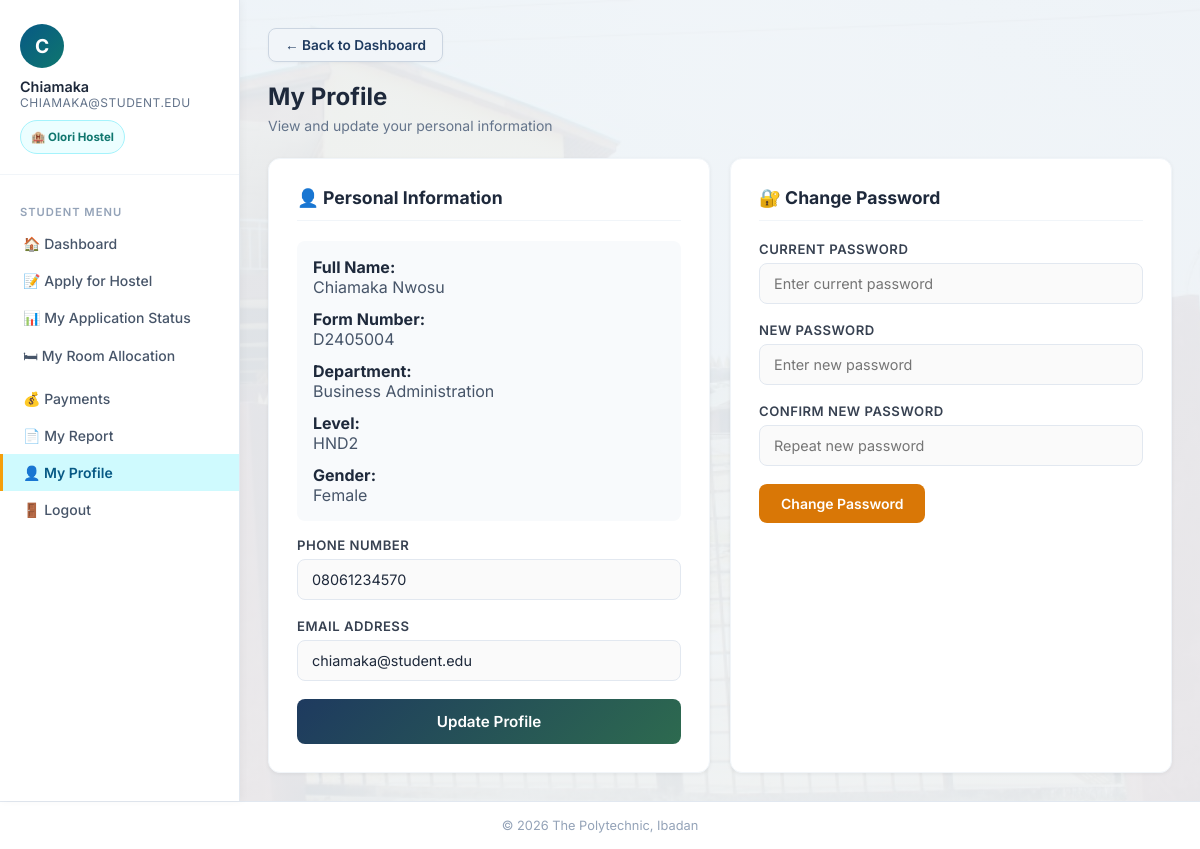
The app's page /student/profile.php (signed in) with its own data.
### tables this page shows
CREATE TABLE students (
    student_id INT AUTO_INCREMENT PRIMARY KEY,
    matric_no VARCHAR(13) NULL UNIQUE,
    form_no VARCHAR(30) NULL UNIQUE,
    full_name VARCHAR(200) NOT NULL,
    department VARCHAR(150) NOT NULL,
    level VARCHAR(20) NOT NULL,
    gender ENUM('Male','Female') NOT NULL,
    phone VARCHAR(20) NOT NULL,
    email VARCHAR(150) NOT NULL UNIQUE,
    password VARCHAR(255) NOT NULL,
    created_at DATETIME DEFAULT CURRENT_TIMESTAMP
);

CREATE TABLE allocations (
    allocation_id INT AUTO_INCREMENT PRIMARY KEY,
    student_id INT NOT NULL,
    room_id INT NOT NULL,
    bunk_number VARCHAR(10) NULL,
    allocation_date DATETIME DEFAULT CURRENT_TIMESTAMP,
    status ENUM('Active','Vacated') NOT NULL DEFAULT 'Active',
    FOREIGN KEY (student_id) REFERENCES students(student_id) ON DELETE CASCADE,
    FOREIGN KEY (room_id) REFERENCES rooms(room_id) ON DELETE CASCADE,
    INDEX idx_alloc_room_status (room_id,status),
    INDEX idx_alloc_student_status (student_id,status)
);

CREATE TABLE hostels (
    hostel_id INT AUTO_INCREMENT PRIMARY KEY,
    hostel_name VARCHAR(150) NOT NULL UNIQUE,
    hostel_type ENUM('Male','Female') NOT NULL,
    total_rooms INT NOT NULL DEFAULT 0,
    created_at DATETIME DEFAULT CURRENT_TIMESTAMP
);

### student/profile.php (the view, shortened to what this page needs)
<?php
require_once '../includes/db.php';
$sid = $_SESSION['student_id'];
$student = $pdo->prepare("SELECT * FROM students WHERE student_id=?");
$student->execute([$sid]);
$student = $student->fetch();
?>
<!DOCTYPE html>
<html lang="en">
<head>
<link rel="stylesheet" href="../css/style.css?v=6">
</head>
<body>
<div class="wrapper">
<?php $current_page = 'profile'; require_once '../includes/student_sidebar.php'; ?>
<main class="main">
    <a href="dashboard.php" class="back-btn">&larr; Back to Dashboard</a>
    <div class="page-title">My Profile</div>
    <div class="page-subtitle">View and update your personal information</div>
    <div style="display:grid;grid-template-columns:1fr 1fr;gap:20px;">
        <div class="form-card">
            <h3>👤 Personal Information</h3>
            <div style="margin-bottom:16px;padding:16px;background:#f8fafc;border-radius:8px;">
                <div style="display:grid;gap:12px;">
                    <div><strong>Full Name:</strong><br><span style="color:#475569;"><?= htmlspecialchars($student['full_name']) ?></span></div>
                    <div><strong>Form Number:</strong><br><span style="color:#475569;"><?= htmlspecialchars($student['form_no']) ?></span></div>
                    <div><strong>Department:</strong><br><span style="color:#475569;"><?= htmlspecialchars($student['department']) ?></span></div>
                    <div><strong>Level:</strong><br><span style="color:#475569;"><?= htmlspecialchars($student['level']) ?></span></div>
                    <div><strong>Gender:</strong><br><span style="color:#475569;"><?= htmlspecialchars($student['gender']) ?></span></div>
                </div>
            </div>
            <form method="POST">
                <div class="form-group">
                    <label>Phone Number</label>
                    <input type="text" name="phone" value="<?= htmlspecialchars($student['phone']) ?>" required>
                </div>
                <div class="form-group">
                    <label>Email Address</label>
                    <input type="email" name="email" value="<?= htmlspecialchars($student['email'] ?? '') ?>">
                </div>
                <button type="submit" name="update_profile" class="btn btn-primary">Update Profile</button>
            </form>
        </div>
        <div class="form-card">
            <h3>🔐 Change Password</h3>
            <form method="POST">
                <div class="form-group">
                    <label>Current Password</label>
                    <input type="password" name="old_password" placeholder="Enter current password" required>
                </div>
                <div class="form-group">
                    <label>New Password</label>
                    <input type="password" name="new_password" placeholder="Enter new password" required>
                </div>
                <div class="form-group">
                    <label>Confirm New Password</label>
                    <input type="password" name="confirm_password" placeholder="Repeat new password" required>
                </div>
                <button type="submit" name="change_password" class="btn btn-warning">Change Password</button>
            </form>
        </div>
    </div>
</main>
</div>
<div class="footer">&copy; <?= date('Y') ?> The Polytechnic, Ibadan</div>
</body>
</html>

### includes/student_sidebar.php
<?php
if (!isset($allocation) && isset($pdo, $_SESSION['student_id'])) {
    try {
        $allocStmt = $pdo->prepare("SELECT al.*, r.room_number, h.hostel_name, h.hostel_type
            FROM allocations al
            JOIN rooms r ON al.room_id=r.room_id
            JOIN hostels h ON r.hostel_id=h.hostel_id
            WHERE al.student_id=? AND al.status='Active' LIMIT 1");
        $allocStmt->execute([(int)$_SESSION['student_id']]);
        $allocation = $allocStmt->fetch();
    } catch (Exception $e) {
        $allocation = null;
    }
}
$active_page = $current_page ?? 'dashboard';
$student_name = $student['full_name'] ?? 'Student';
$first_name = explode(' ', trim($student_name))[0];
$student_id_label = !empty($student['email']) ? $student['email'] : (!empty($student['form_no']) ? $student['form_no'] : ($student['matric_no'] ?? ''));
$student_photo = $student['profile_photo'] ?? '';
?>
<aside class="sidebar no-print">
    <div class="user-info">
        <div class="avatar">
            <?php if (!empty($student_photo)): ?>
                <img src="../<?= htmlspecialchars($student_photo) ?>" alt="Student photograph" style="width:100%;height:100%;object-fit:cover;border-radius:50%;">
            <?php else: ?>
                <?= htmlspecialchars(strtoupper(substr($student_name, 0, 1))) ?>
            <?php endif; ?>
        </div>
        <div class="name"><?= htmlspecialchars($first_name) ?></div>
        <div class="role"><?= htmlspecialchars($student_id_label) ?></div>
        <div class="hostel-badge">
            <?php if (!empty($allocation['hostel_name'])): ?>
                🏨 <?= htmlspecialchars($allocation['hostel_name']) ?>
            <?php else: ?>
                🏨 Hostel not assigned
            <?php endif; ?>
        </div>
    </div>
    <nav class="sidebar-nav">
        <div class="nav-section">Student Menu</div>
        <a href="dashboard.php" class="<?= $active_page === 'dashboard' ? 'active' : '' ?>">🏠 Dashboard</a>
        <a href="apply.php" class="<?= $active_page === 'apply' ? 'active' : '' ?>">📝 Apply for Hostel</a>
        <a href="status.php" class="<?= $active_page === 'status' ? 'active' : '' ?>">📊 My Application Status</a>
        <a href="allocation.php" class="<?= $active_page === 'allocation' ? 'active' : '' ?>">🛏 My Room Allocation</a>
        <a href="payments.php" class="<?= $active_page === 'payments' ? 'active' : '' ?>">💰 Payments</a>
        <a href="reports.php" class="<?= $active_page === 'reports' ? 'active' : '' ?>">📄 My Report</a>
        <a href="profile.php" class="<?= $active_page === 'profile' ? 'active' : '' ?>">👤 My Profile</a>
        <a href="logout.php">🚪 Logout</a>
    </nav>
</aside>

### css/style.css (style rules this page uses)
* { margin: 0; padding: 0; box-sizing: border-box; }
body { font-family: 'Inter', sans-serif; background-image: linear-gradient(rgba(240,244,248,0.93), rgba(240,244,248,0.93)), url('../assets/olorihostel.jpg'); background-position: center; background-size: cover; background-attachment: fixed; color: #1e293b; min-height: 100vh; }
.form-group { margin-bottom: 18px; }
.form-group label { display: block; font-size: 0.82rem; font-weight: 600; color: #374151; margin-bottom: 6px; text-transform: uppercase; letter-spacing: 0.5px; }
.form-group input, .form-group select, .form-group textarea { width: 100%; padding: 11px 14px; border: 1.5px solid #e2e8f0; border-radius: 8px; font-size: 0.9rem; font-family: 'Inter', sans-serif; color: #1e293b; transition: border-color 0.2s, box-shadow 0.2s; background: #fafafa; }
.btn { display: inline-flex; align-items: center; justify-content: center; gap: 7px; padding: 11px 22px; border-radius: 8px; font-size: 0.875rem; font-weight: 600; font-family: 'Inter', sans-serif; cursor: pointer; border: none; transition: all 0.2s; text-decoration: none; }
.btn-primary { background: linear-gradient(135deg, #1e3a5f 0%, #2d6a4f 100%); color: white; width: 100%; padding: 13px; font-size: 0.95rem; }
.btn-warning { background: #d97706; color: white; }
.back-btn { display: inline-flex; align-items: center; gap: 8px; background: #ffffff; border: 1.5px solid #cbd5e1; color: #1e293b; font-size: 0.825rem; font-weight: 600; padding: 7px 14px; border-radius: 8px; text-decoration: none; margin-bottom: 18px; box-shadow: 0 1px 3px rgba(0,0,0,0.04); transition: all 0.2s; cursor: pointer; }
.wrapper { display: flex; min-height: calc(100vh - 64px); }
.sidebar { width: 240px; background: white; border-right: 1px solid #e2e8f0; padding: 24px 0; flex-shrink: 0; box-shadow: 2px 0 8px rgba(0,0,0,0.04); }
.sidebar .user-info { padding: 0 20px 20px; border-bottom: 1px solid #f1f5f9; margin-bottom: 16px; }
.sidebar .user-info .avatar { width: 44px; height: 44px; background: linear-gradient(135deg, #075985 0%, #0f766e 100%); border-radius: 50%; display: flex; align-items: center; justify-content: center; color: white; font-size: 1.2rem; font-weight: 700; margin-bottom: 10px; }
.sidebar .user-info .name { font-size: 0.9rem; font-weight: 600; color: #1e293b; }
.sidebar .user-info .role { font-size: 0.75rem; color: #64748b; text-transform: uppercase; letter-spacing: 0.5px; }
.sidebar .user-info .hostel-badge { margin-top: 10px; padding: 8px 10px; border-radius: 999px; background: #ecfeff; border: 1px solid #a5f3fc; color: #0f766e; font-size: 0.72rem; font-weight: 700; line-height: 1.4; display: inline-block; }
.sidebar-nav a { display: flex; align-items: center; gap: 10px; padding: 10px 20px; color: #475569; text-decoration: none; font-size: 0.875rem; font-weight: 500; transition: all 0.2s; border-left: 3px solid transparent; }
.sidebar-nav a.active { background: #cffafe; color: #075985; border-left-color: #f59e0b; font-weight: 600; }
.sidebar-nav .nav-section { font-size: 0.7rem; text-transform: uppercase; letter-spacing: 1px; color: #94a3b8; padding: 14px 20px 6px; font-weight: 600; }
.main { flex: 1; padding: 28px; overflow-x: hidden; }
.page-title { font-size: 1.5rem; font-weight: 700; color: #1e293b; margin-bottom: 6px; }
.page-subtitle { font-size: 0.875rem; color: #64748b; margin-bottom: 24px; }
.back-btn { display: inline-flex; align-items: center; gap: 8px; padding: 8px 16px; margin-bottom: 20px; background: #f1f5f9; color: #1e3a5f; font-size: 0.85rem; font-weight: 600; text-decoration: none; border-radius: 8px; border: 1px solid #cbd5e1; transition: all 0.2s ease; cursor: pointer; }
.form-card { background: white; border-radius: 12px; padding: 28px; box-shadow: 0 1px 4px rgba(0,0,0,0.06); border: 1px solid #f1f5f9; max-width: 600px; }
.form-card h3 { font-size: 1.1rem; font-weight: 700; color: #1e293b; margin-bottom: 20px; padding-bottom: 12px; border-bottom: 1px solid #f1f5f9; }
.footer { background: white; border-top: 1px solid #e2e8f0; padding: 16px 28px; text-align: center; font-size: 0.8rem; color: #94a3b8; }

### records on screen
students: full_name "C", full_name "Chiamaka", email "CHIAMAKA@STUDENT.EDU", full_name "Chiamaka Nwosu", form_no "D2405004", department "Business Administration", level "HND2", gender "Female", phone "08061234570", email "chiamaka@student.edu"
allocations: hostels.hostel_name "Olori Hostel"
